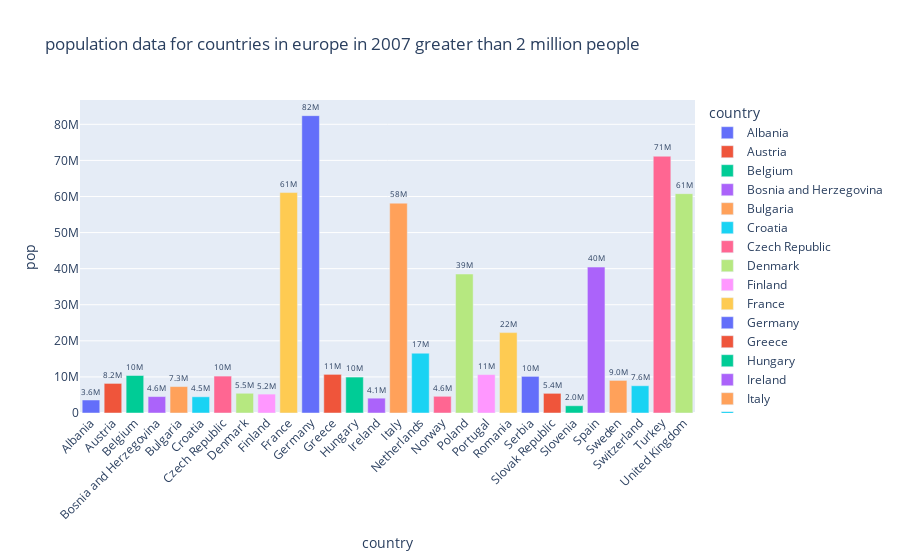

Notebook cell for this chart:
### Code cell
#population data for countries in europe in 2007 greater than 2 million people
df_europe = px.data.gapminder().query("continent == 'Europe' and year == 2007 and pop > 2.e6")
fig = px.bar(df_europe, y = 'pop', x = 'country', text = 'pop', color = 'country', title = 'population data for countries in europe in 2007 greater than 2 million people')

##Putting population above the bar instead of inside
fig.update_traces(texttemplate= '%{text:.2s}', textposition = 'outside')
fig.update_layout(uniformtext_minsize = 8)
fig.update_layout(xaxis_tickangle = -45)


fig

### Figure 1 — Plotly figure (JSON) as saved in the notebook; plotly's stock layout.template omitted (floating-point values rounded to 4 significant figures)
{"data": [{"alignmentgroup": "True", "hovertemplate": "country=%{x}<br>pop=%{text}<extra></extra>", "legendgroup": "Albania", "marker": {"color": "#636efa", "pattern": {"shape": ""}}, "name": "Albania", "offsetgroup": "Albania", "orientation": "v", "showlegend": true, "text": [3600523], "textposition": "outside", "texttemplate": "%{text:.2s}", "type": "bar", "x": ["Albania"], "xaxis": "x", "y": [3600523], "yaxis": "y"}, {"alignmentgroup": "True", "hovertemplate": "country=%{x}<br>pop=%{text}<extra></extra>", "legendgroup": "Austria", "marker": {"color": "#EF553B", "pattern": {"shape": ""}}, "name": "Austria", "offsetgroup": "Austria", "orientation": "v", "showlegend": true, "text": [8199783], "textposition": "outside", "texttemplate": "%{text:.2s}", "type": "bar", "x": ["Austria"], "xaxis": "x", "y": [8199783], "yaxis": "y"}, {"alignmentgroup": "True", "hovertemplate": "country=%{x}<br>pop=%{text}<extra></extra>", "legendgroup": "Belgium", "marker": {"color": "#00cc96", "pattern": {"shape": ""}}, "name": "Belgium", "offsetgroup": "Belgium", "orientation": "v", "showlegend": true, "text": [10392226], "textposition": "outside", "texttemplate": "%{text:.2s}", "type": "bar", "x": ["Belgium"], "xaxis": "x", "y": [10392226], "yaxis": "y"}, {"alignmentgroup": "True", "hovertemplate": "country=%{x}<br>pop=%{text}<extra></extra>", "legendgroup": "Bosnia and Herzegovina", "marker": {"color": "#ab63fa", "pattern": {"shape": ""}}, "name": "Bosnia and Herzegovina", "offsetgroup": "Bosnia and Herzegovina", "orientation": "v", "showlegend": true, "text": [4552198], "textposition": "outside", "texttemplate": "%{text:.2s}", "type": "bar", "x": ["Bosnia and Herzegovina"], "xaxis": "x", "y": [4552198], "yaxis": "y"}, {"alignmentgroup": "True", "hovertemplate": "country=%{x}<br>pop=%{text}<extra></extra>", "legendgroup": "Bulgaria", "marker": {"color": "#FFA15A", "pattern": {"shape": ""}}, "name": "Bulgaria", "offsetgroup": "Bulgaria", "orientation": "v", "showlegend": true, "text": [7322858], "textposition": "outside", "texttemplate": "%{text:.2s}", "type": "bar", "x": ["Bulgaria"], "xaxis": "x", "y": [7322858], "yaxis": "y"}, {"alignmentgroup": "True", "hovertemplate": "country=%{x}<br>pop=%{text}<extra></extra>", "legendgroup": "Croatia", "marker": {"color": "#19d3f3", "pattern": {"shape": ""}}, "name": "Croatia", "offsetgroup": "Croatia", "orientation": "v", "showlegend": true, "text": [4493312], "textposition": "outside", "texttemplate": "%{text:.2s}", "type": "bar", "x": ["Croatia"], "xaxis": "x", "y": [4493312], "yaxis": "y"}, {"alignmentgroup": "True", "hovertemplate": "country=%{x}<br>pop=%{text}<extra></extra>", "legendgroup": "Czech Republic", "marker": {"color": "#FF6692", "pattern": {"shape": ""}}, "name": "Czech Republic", "offsetgroup": "Czech Republic", "orientation": "v", "showlegend": true, "text": [10228744], "textposition": "outside", "texttemplate": "%{text:.2s}", "type": "bar", "x": ["Czech Republic"], "xaxis": "x", "y": [10228744], "yaxis": "y"}, {"alignmentgroup": "True", "hovertemplate": "country=%{x}<br>pop=%{text}<extra></extra>", "legendgroup": "Denmark", "marker": {"color": "#B6E880", "pattern": {"shape": ""}}, "name": "Denmark", "offsetgroup": "Denmark", "orientation": "v", "showlegend": true, "text": [5468120], "textposition": "outside", "texttemplate": "%{text:.2s}", "type": "bar", "x": ["Denmark"], "xaxis": "x", "y": [5468120], "yaxis": "y"}, {"alignmentgroup": "True", "hovertemplate": "country=%{x}<br>pop=%{text}<extra></extra>", "legendgroup": "Finland", "marker": {"color": "#FF97FF", "pattern": {"shape": ""}}, "name": "Finland", "offsetgroup": "Finland", "orientation": "v", "showlegend": true, "text": [5238460], "textposition": "outside", "texttemplate": "%{text:.2s}", "type": "bar", "x": ["Finland"], "xaxis": "x", "y": [5238460], "yaxis": "y"}, {"alignmentgroup": "True", "hovertemplate": "country=%{x}<br>pop=%{text}<extra></extra>", "legendgroup": "France", "marker": {"color": "#FECB52", "pattern": {"shape": ""}}, "name": "France", "offsetgroup": "France", "orientation": "v", "showlegend": true, "text": [61083916], "textposition": "outside", "texttemplate": "%{text:.2s}", "type": "bar", "x": ["France"], "xaxis": "x", "y": [61083916], "yaxis": "y"}, {"alignmentgroup": "True", "hovertemplate": "country=%{x}<br>pop=%{text}<extra></extra>", "legendgroup": "Germany", "marker": {"color": "#636efa", "pattern": {"shape": ""}}, "name": "Germany", "offsetgroup": "Germany", "orientation": "v", "showlegend": true, "text": [82400996], "textposition": "outside", "texttemplate": "%{text:.2s}", "type": "bar", "x": ["Germany"], "xaxis": "x", "y": [82400996], "yaxis": "y"}, {"alignmentgroup": "True", "hovertemplate": "country=%{x}<br>pop=%{text}<extra></extra>", "legendgroup": "Greece", "marker": {"color": "#EF553B", "pattern": {"shape": ""}}, "name": "Greece", "offsetgroup": "Greece", "orientation": "v", "showlegend": true, "text": [10706290], "textposition": "outside", "texttemplate": "%{text:.2s}", "type": "bar", "x": ["Greece"], "xaxis": "x", "y": [10706290], "yaxis": "y"}, {"alignmentgroup": "True", "hovertemplate": "country=%{x}<br>pop=%{text}<extra></extra>", "legendgroup": "Hungary", "marker": {"color": "#00cc96", "pattern": {"shape": ""}}, "name": "Hungary", "offsetgroup": "Hungary", "orientation": "v", "showlegend": true, "text": [9956108], "textposition": "outside", "texttemplate": "%{text:.2s}", "type": "bar", "x": ["Hungary"], "xaxis": "x", "y": [9956108], "yaxis": "y"}, {"alignmentgroup": "True", "hovertemplate": "country=%{x}<br>pop=%{text}<extra></extra>", "legendgroup": "Ireland", "marker": {"color": "#ab63fa", "pattern": {"shape": ""}}, "name": "Ireland", "offsetgroup": "Ireland", "orientation": "v", "showlegend": true, "text": [4109086], "textposition": "outside", "texttemplate": "%{text:.2s}", "type": "bar", "x": ["Ireland"], "xaxis": "x", "y": [4109086], "yaxis": "y"}, {"alignmentgroup": "True", "hovertemplate": "country=%{x}<br>pop=%{text}<extra></extra>", "legendgroup": "Italy", "marker": {"color": "#FFA15A", "pattern": {"shape": ""}}, "name": "Italy", "offsetgroup": "Italy", "orientation": "v", "showlegend": true, "text": [58147733], "textposition": "outside", "texttemplate": "%{text:.2s}", "type": "bar", "x": ["Italy"], "xaxis": "x", "y": [58147733], "yaxis": "y"}, {"alignmentgroup": "True", "hovertemplate": "country=%{x}<br>pop=%{text}<extra></extra>", "legendgroup": "Netherlands", "marker": {"color": "#19d3f3", "pattern": {"shape": ""}}, "name": "Netherlands", "offsetgroup": "Netherlands", "orientation": "v", "showlegend": true, "text": [16570613], "textposition": "outside", "texttemplate": "%{text:.2s}", "type": "bar", "x": ["Netherlands"], "xaxis": "x", "y": [16570613], "yaxis": "y"}, {"alignmentgroup": "True", "hovertemplate": "country=%{x}<br>pop=%{text}<extra></extra>", "legendgroup": "Norway", "marker": {"color": "#FF6692", "pattern": {"shape": ""}}, "name": "Norway", "offsetgroup": "Norway", "orientation": "v", "showlegend": true, "text": [4627926], "textposition": "outside", "texttemplate": "%{text:.2s}", "type": "bar", "x": ["Norway"], "xaxis": "x", "y": [4627926], "yaxis": "y"}, {"alignmentgroup": "True", "hovertemplate": "country=%{x}<br>pop=%{text}<extra></extra>", "legendgroup": "Poland", "marker": {"color": "#B6E880", "pattern": {"shape": ""}}, "name": "Poland", "offsetgroup": "Poland", "orientation": "v", "showlegend": true, "text": [38518241], "textposition": "outside", "texttemplate": "%{text:.2s}", "type": "bar", "x": ["Poland"], "xaxis": "x", "y": [38518241], "yaxis": "y"}, {"alignmentgroup": "True", "hovertemplate": "country=%{x}<br>pop=%{text}<extra></extra>", "legendgroup": "Portugal", "marker": {"color": "#FF97FF", "pattern": {"shape": ""}}, "name": "Portugal", "offsetgroup": "Portugal", "orientation": "v", "showlegend": true, "text": [10642836], "textposition": "outside", "texttemplate": "%{text:.2s}", "type": "bar", "x": ["Portugal"], "xaxis": "x", "y": [10642836], "yaxis": "y"}, {"alignmentgroup": "True", "hovertemplate": "country=%{x}<br>pop=%{text}<extra></extra>", "legendgroup": "Romania", "marker": {"color": "#FECB52", "pattern": {"shape": ""}}, "name": "Romania", "offsetgroup": "Romania", "orientation": "v", "showlegend": true, "text": [22276056], "textposition": "outside", "texttemplate": "%{text:.2s}", "type": "bar", "x": ["Romania"], "xaxis": "x", "y": [22276056], "yaxis": "y"}, {"alignmentgroup": "True", "hovertemplate": "country=%{x}<br>pop=%{text}<extra></extra>", "legendgroup": "Serbia", "marker": {"color": "#636efa", "pattern": {"shape": ""}}, "name": "Serbia", "offsetgroup": "Serbia", "orientation": "v", "showlegend": true, "text": [10150265], "textposition": "outside", "texttemplate": "%{text:.2s}", "type": "bar", "x": ["Serbia"], "xaxis": "x", "y": [10150265], "yaxis": "y"}, {"alignmentgroup": "True", "hovertemplate": "country=%{x}<br>pop=%{text}<extra></extra>", "legendgroup": "Slovak Republic", "marker": {"color": "#EF553B", "pattern": {"shape": ""}}, "name": "Slovak Republic", "offsetgroup": "Slovak Republic", "orientation": "v", "showlegend": true, "text": [5447502], "textposition": "outside", "texttemplate": "%{text:.2s}", "type": "bar", "x": ["Slovak Republic"], "xaxis": "x", "y": [5447502], "yaxis": "y"}, {"alignmentgroup": "True", "hovertemplate": "country=%{x}<br>pop=%{text}<extra></extra>", "legendgroup": "Slovenia", "marker": {"color": "#00cc96", "pattern": {"shape": ""}}, "name": "Slovenia", "offsetgroup": "Slovenia", "orientation": "v", "showlegend": true, "text": [2009245], "textposition": "outside", "texttemplate": "%{text:.2s}", "type": "bar", "x": ["Slovenia"], "xaxis": "x", "y": [2009245], "yaxis": "y"}, {"alignmentgroup": "True", "hovertemplate": "country=%{x}<br>pop=%{text}<extra></extra>", "legendgroup": "Spain", "marker": {"color": "#ab63fa", "pattern": {"shape": ""}}, "name": "Spain", "offsetgroup": "Spain", "orientation": "v", "showlegend": true, "text": [40448191], "textposition": "outside", "texttemplate": "%{text:.2s}", "type": "bar", "x": ["Spain"], "xaxis": "x", "y": [40448191], "yaxis": "y"}, {"alignmentgroup": "True", "hovertemplate": "country=%{x}<br>pop=%{text}<extra></extra>", "legendgroup": "Sweden", "marker": {"color": "#FFA15A", "pattern": {"shape": ""}}, "name": "Sweden", "offsetgroup": "Sweden", "orientation": "v", "showlegend": true, "text": [9031088], "textposition": "outside", "texttemplate": "%{text:.2s}", "type": "bar", "x": ["Sweden"], "xaxis": "x", "y": [9031088], "yaxis": "y"}, {"alignmentgroup": "True", "hovertemplate": "country=%{x}<br>pop=%{text}<extra></extra>", "legendgroup": "Switzerland", "marker": {"color": "#19d3f3", "pattern": {"shape": ""}}, "name": "Switzerland", "offsetgroup": "Switzerland", "orientation": "v", "showlegend": true, "text": [7554661], "textposition": "outside", "texttemplate": "%{text:.2s}", "type": "bar", "x": ["Switzerland"], "xaxis": "x", "y": [7554661], "yaxis": "y"}, {"alignmentgroup": "True", "hovertemplate": "country=%{x}<br>pop=%{text}<extra></extra>", "legendgroup": "Turkey", "marker": {"color": "#FF6692", "pattern": {"shape": ""}}, "name": "Turkey", "offsetgroup": "Turkey", "orientation": "v", "showlegend": true, "text": [71158647], "textposition": "outside", "texttemplate": "%{text:.2s}", "type": "bar", "x": ["Turkey"], "xaxis": "x", "y": [71158647], "yaxis": "y"}, {"alignmentgroup": "True", "hovertemplate": "country=%{x}<br>pop=%{text}<extra></extra>", "legendgroup": "United Kingdom", "marker": {"color": "#B6E880", "pattern": {"shape": ""}}, "name": "United Kingdom", "offsetgroup": "United Kingdom", "orientation": "v", "showlegend": true, "text": [60776238], "textposition": "outside", "texttemplate": "%{text:.2s}", "type": "bar", "x": ["United Kingdom"], "xaxis": "x", "y": [60776238], "yaxis": "y"}], "layout": {"barmode": "relative", "legend": {"title": {"text": "country"}, "tracegroupgap": 0}, "title": {"text": "population data for countries in europe in 2007 greater than 2 million people"}, "uniformtext": {"minsize": 8}, "xaxis": {"anchor": "y", "categoryarray": ["Albania", "Austria", "Belgium", "Bosnia and Herzegovina", "Bulgaria", "Croatia", "Czech Republic", "Denmark", "Finland", "France", "Germany", "Greece", "Hungary", "Ireland", "Italy", "Netherlands", "Norway", "Poland", "Portugal", "Romania", "Serbia", "Slovak Republic", "Slovenia", "Spain", "Sweden", "Switzerland", "Turkey", "United Kingdom"], "categoryorder": "array", "domain": [0, 1], "tickangle": -45, "title": {"text": "country"}}, "yaxis": {"anchor": "x", "domain": [0, 1], "title": {"text": "pop"}}}}
